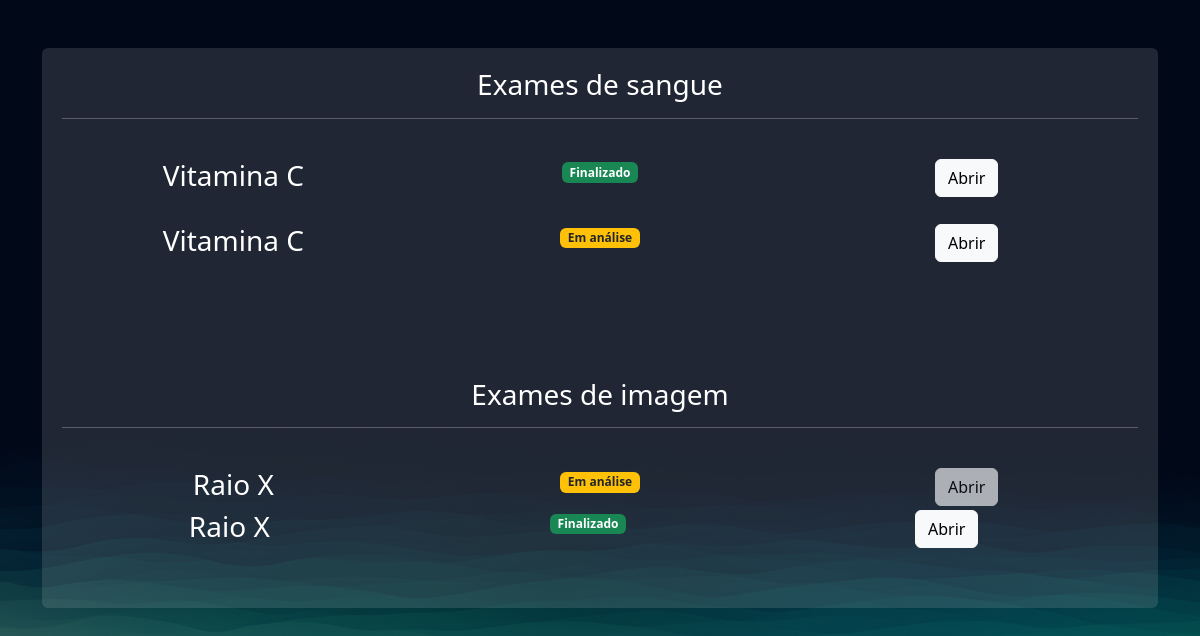
Screenshot of /exames/gerenciar_exames/ (signed in) with the database file from the repository.
### exames/models.py (models this page shows, shortened)
class SolicitacaoExame(models.Model):
    choice_status = (
        ('E', 'Em análise'),
        ('F', 'Finalizado')
    )
    usuario = models.ForeignKey(User, on_delete=models.DO_NOTHING)
    exame = models.ForeignKey(TiposExames, on_delete=models.DO_NOTHING)
    status = models.CharField(max_length=2, choices=choice_status)
    resultado = models.FileField(upload_to="resultados", null=True, blank=True)
    requer_senha = models.BooleanField(default=False)
    senha = models.CharField(max_length=16, null=True, blank=True)
    def badge_template(self):
        if self.status == 'E':
            classes_css = 'bg-warning text-dark'
            texto = "Em análise"
        elif self.status == 'F':
            classes_css = 'bg-success'
            texto = "Finalizado"
        return mark_safe(f"<span class='badge bg-primary {classes_css}'>{texto}</span>")

class TiposExames(models.Model):
    tipo_choices = (
        ('I', 'Exame de image'),
        ('S', 'Exame de sangue'),
    )
    nome = models.CharField(max_length=50)
    tipo = models.CharField(max_length=1, choices=tipo_choices)
    preco = models.FloatField()
    disponivel = models.BooleanField(default=True)
    horario_inicial = models.IntegerField()
    horario_final = models.IntegerField()

### exames/views.py (the view)
# urls.py: path('gerenciar_exames/', views.gerenciar_exames, name="gerenciar_exames"),
@login_required
def gerenciar_exames(request):
    exames = SolicitacaoExame.objects.filter(usuario=request.user)
    return render(request, 'gerenciar_exames.html', {'exames': exames})

### exames/templates/gerenciar_exames.html (shortened to what this page needs)
{% extends "bases/base.html" %}
{% load static %}
{% block 'head' %}
    <link href="{% static 'exames/css/css.css' %}" rel="stylesheet">
    <link href="{% static 'exames/css/gerenciar_pedidos.css' %}" rel="stylesheet">
    <link href="{% static 'exames/css/gerenciar_exames.css' %}" rel="stylesheet">
{% endblock 'head' %}
{% block 'conteudo' %}
    <br>
    <br>
    <div class="container">
        <div class="card card-view">
            <div class="sub-card">
                <h3>Exames de sangue</h3>
                <hr>
                <br>
                {% for exame in exames  %}
                {% if  exame.exame.tipo == 'S'%}
                    <div class="row">
                        <div class="col-md"><h3>{{exame.exame.nome}}</h3></div>
                        <div class="col-md">{{exame.badge_template}}</div>
                        <div class="col-md">
                            {% if exame.status == 'F' %}
                                <a href="{% url "permitir_abrir_exame" exame.id %}" class="btn btn-light">Abrir</a>
                            {% else %}
                                <a href="#" class="btn btn-light ">Abrir</a>
                            {% endif %}
                        </div>
                    </div>
                    <br>
                {% endif %}
            {% endfor %}
            </div>
            <br>
            <br>
            <div class="sub-card">
                <h3>Exames de imagem</h3>
                <hr>
                <br>
                {% for exame in exames  %}
                {% if  exame.exame.tipo == 'I'%}
                    <div class="row">
                    <div class="col-md"><h3>{{exame.exame.nome}}</h3></div>
                    <div class="col-md">{{exame.badge_template}}</div>
                    <div class="col-md">
                {% if exame.status == 'F' %}
                    <a href="{% url "permitir_abrir_exame" exame.id %}" class="btn btn-light">Abrir</a>
                {% else %}
                    <a href="#" class="btn btn-light disabled">Abrir</a>
                {% endif %}
        </div>
        <br>
    {% endif %}
{% endfor %}
            </div>
        </div>
    </div>
{% endblock 'conteudo' %}

### templates/static/geral/css/css.css (style rules this page uses)
body { background-image: url("/static/geral/img/bg1.png"); background-size: cover; }

### templates/static/exames/css/css.css (style rules this page uses)
body { background-image: url('/static/geral/img/bg2.png'); background-size: cover; }
.card { background-color: rgba(217, 217, 217, .14); color: white; padding: 15px; }

### templates/static/exames/css/gerenciar_pedidos.css (style rules this page uses)
.card-view { text-align: center; padding: 0; border: none; height: 70vh; }

### templates/static/exames/css/gerenciar_exames.css (style rules this page uses)
.sub-card { background-color: var(--dark-color); padding: 20px; }

### rows the page displays
SolicitacaoExame: exame.nome "Vitamina C", badge_template "Finalizado", shows "Abrir"
SolicitacaoExame: exame.nome "Vitamina C", badge_template "Em análise", shows "Abrir"
SolicitacaoExame: exame.nome "Raio X", badge_template "Em análise", shows "Abrir"
SolicitacaoExame: exame.nome "Raio X", badge_template "Finalizado", shows "Abrir"
